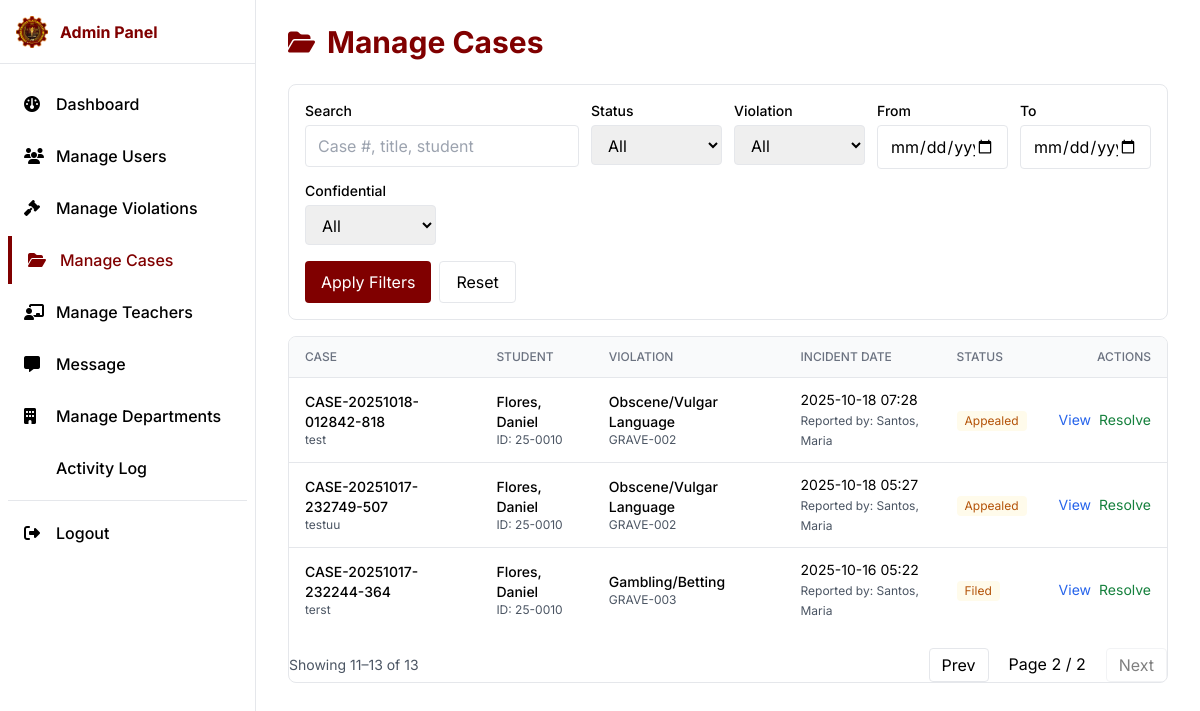
The app's page /pages/Admin/manage-cases.php?&page=2 with its own data.
### tables this page shows
CREATE TABLE `cases` (
  `id` bigint(20) UNSIGNED NOT NULL,
  `case_number` varchar(50) NOT NULL,
  `student_id` bigint(20) UNSIGNED NOT NULL,
  `reported_by_staff_id` bigint(20) UNSIGNED NOT NULL,
  `violation_type_id` int(10) UNSIGNED NOT NULL,
  `title` varchar(255) NOT NULL,
  `description` text DEFAULT NULL,
  `location` varchar(255) DEFAULT NULL,
  `incident_date` datetime NOT NULL,
  `status_id` tinyint(3) UNSIGNED NOT NULL DEFAULT 1,
  `resolution` text DEFAULT NULL,
  `resolution_date` datetime DEFAULT NULL,
  `is_confidential` tinyint(1) DEFAULT 0,
  `created_at` timestamp NOT NULL DEFAULT current_timestamp(),
  `updated_at` timestamp NULL DEFAULT NULL ON UPDATE current_timestamp()
);

CREATE TABLE `students` (
  `id` bigint(20) UNSIGNED NOT NULL,
  `student_number` varchar(20) NOT NULL,
  `user_id` bigint(20) UNSIGNED DEFAULT NULL,
  `first_name` varchar(100) NOT NULL,
  `middle_name` varchar(100) DEFAULT NULL,
  `last_name` varchar(100) NOT NULL,
  `suffix` varchar(20) DEFAULT NULL,
  `birthdate` date DEFAULT NULL,
  `address` text DEFAULT NULL,
  `class_id` bigint(20) UNSIGNED DEFAULT NULL,
  `course_id` bigint(20) UNSIGNED DEFAULT NULL,
  `created_at` timestamp NOT NULL DEFAULT current_timestamp(),
  `updated_at` timestamp NULL DEFAULT NULL ON UPDATE current_timestamp()
);

CREATE TABLE `violation_types` (
  `id` int(10) UNSIGNED NOT NULL,
  `category_id` tinyint(3) UNSIGNED NOT NULL,
  `code` varchar(30) NOT NULL,
  `name` varchar(150) NOT NULL,
  `description` text DEFAULT NULL,
  `points` int(11) DEFAULT 0,
  `created_at` timestamp NOT NULL DEFAULT current_timestamp()
);

CREATE TABLE `staff` (
  `id` bigint(20) UNSIGNED NOT NULL,
  `staff_number` varchar(30) DEFAULT NULL,
  `user_id` bigint(20) UNSIGNED DEFAULT NULL,
  `first_name` varchar(100) NOT NULL,
  `middle_name` varchar(100) DEFAULT NULL,
  `last_name` varchar(100) NOT NULL,
  `suffix` varchar(20) DEFAULT NULL,
  `department` varchar(100) DEFAULT NULL,
  `position` varchar(100) DEFAULT NULL,
  `created_at` timestamp NOT NULL DEFAULT current_timestamp(),
  `updated_at` timestamp NULL DEFAULT NULL ON UPDATE current_timestamp()
);

CREATE TABLE `case_status` (
  `id` tinyint(3) UNSIGNED NOT NULL,
  `name` varchar(50) NOT NULL,
  `description` varchar(255) DEFAULT NULL,
  `created_at` timestamp NOT NULL DEFAULT current_timestamp()
);

### pages/Admin/manage-cases.php (the view, shortened to what this page needs)
<?php
  require_once __DIR__ . '/../../database/database.php';
  $q = trim($_GET['q'] ?? '');
  $date_from = trim($_GET['date_from'] ?? '');
  $date_to = trim($_GET['date_to'] ?? '');
  $conf = isset($_GET['conf']) ? (int)$_GET['conf'] : -1;
  $page = max(1, (int)($_GET['page'] ?? 1));
  $pageSize = 10;
  $offset = ($page - 1) * $pageSize;
  $where = [];
  $params = [];
  $whereSql = $where ? ('WHERE ' . implode(' AND ', $where)) : '';
  $countSql = "SELECT COUNT(*)
               FROM cases c
               JOIN students s ON s.id = c.student_id
               JOIN violation_types vt ON vt.id = c.violation_type_id
               JOIN case_status st ON st.id = c.status_id
               LEFT JOIN staff rf ON rf.id = c.reported_by_staff_id
               $whereSql";
  $stmt = $pdo->prepare($countSql);
  $stmt->execute($params);
  $total = (int)$stmt->fetchColumn();
  $totalPages = max(1, (int)ceil($total / $pageSize));
  $sql = "SELECT
            c.id, c.case_number, c.title, c.description, c.location, c.incident_date,
            c.status_id, c.resolution, c.resolution_date, c.is_confidential,
            s.first_name AS s_fn, s.last_name AS s_ln, s.student_number,
            vt.code AS v_code, vt.name AS v_name,
            st.name AS status_name,
            rf.first_name AS r_fn, rf.last_name AS r_ln
          FROM cases c
          JOIN students s ON s.id = c.student_id
          JOIN violation_types vt ON vt.id = c.violation_type_id
          JOIN case_status st ON st.id = c.status_id
          LEFT JOIN staff rf ON rf.id = c.reported_by_staff_id
          $whereSql
          ORDER BY c.created_at DESC
          LIMIT $pageSize OFFSET $offset";
  $stmt = $pdo->prepare($sql);
  $stmt->execute($params);
  $cases = $stmt->fetchAll(PDO::FETCH_ASSOC);
?>
<?php $pageTitle = 'Manage Cases - SDMS'; include_once __DIR__ . '/../../components/admin-head.php'; ?>
<div class="min-h-screen md:pl-64">
  <?php include_once __DIR__ . '/../../components/admin-sidebar.php'; ?>
  <main class="px-4 md:px-8 py-6">
    <div class="max-w-7xl mx-auto">
      <div class="flex items-center gap-3 mb-6">
        <i class="fa-solid fa-folder-open text-primary text-2xl"></i>
        <h1 class="text-2xl md:text-3xl font-bold text-primary">Manage Cases</h1>
      </div>
      <form method="get" class="bg-white border border-gray-200 rounded-lg p-4 mb-4">
        <div class="grid grid-cols-1 md:grid-cols-6 gap-3">
          <div class="md:col-span-2">
            <label class="block text-sm font-medium mb-1">Search</label>
            <input type="text" name="q" value="<?php echo htmlspecialchars($q); ?>" placeholder="Case #, title, student" class="w-full border rounded px-3 py-2" />
          </div>
          <div>
            <label class="block text-sm font-medium mb-1">Status</label>
            <select name="status_id" class="w-full border rounded px-3 py-2">
              <option value="">All</option>
            </select>
          </div>
          <div class>
            <label class="block text-sm font-medium mb-1">Violation</label>
            <select name="violation_type_id" class="w-full border rounded px-3 py-2">
              <option value="">All</option>
            </select>
          </div>
          <div>
            <label class="block text-sm font-medium mb-1">From</label>
            <input type="date" name="date_from" value="<?php echo htmlspecialchars($date_from); ?>" class="w-full border rounded px-3 py-2" />
          </div>
          <div>
            <label class="block text-sm font-medium mb-1">To</label>
            <input type="date" name="date_to" value="<?php echo htmlspecialchars($date_to); ?>" class="w-full border rounded px-3 py-2" />
          </div>
          <div>
            <label class="block text-sm font-medium mb-1">Confidential</label>
            <select name="conf" class="w-full border rounded px-3 py-2">
              <option value="-1" <?php echo $conf===-1?'selected':''; ?>>All</option>
            </select>
          </div>
        </div>
        <div class="mt-4 flex gap-2">
          <button class="px-4 py-2 bg-primary text-white rounded">Apply Filters</button>
          <a href="manage-cases.php" class="px-4 py-2 border rounded">Reset</a>
        </div>
      </form>
      <div class="bg-white border border-gray-200 rounded-lg overflow-hidden">
        <div class="overflow-x-auto">
        <table class="min-w-full divide-y divide-gray-200">
          <thead class="bg-gray-50">
            <tr>
              <th class="px-4 py-3 text-left text-xs font-medium text-gray-500 uppercase">Case</th>
              <th class="px-4 py-3 text-left text-xs font-medium text-gray-500 uppercase">Student</th>
              <th class="px-4 py-3 text-left text-xs font-medium text-gray-500 uppercase">Violation</th>
              <th class="px-4 py-3 text-left text-xs font-medium text-gray-500 uppercase">Incident Date</th>
              <th class="px-4 py-3 text-left text-xs font-medium text-gray-500 uppercase">Status</th>
              <th class="px-4 py-3 text-right text-xs font-medium text-gray-500 uppercase">Actions</th>
            </tr>
          </thead>
          <tbody class="divide-y divide-gray-200">
            <?php if (!$cases): ?>
              <tr><td colspan="6" class="px-4 py-6 text-center text-gray-500">No cases found.</td></tr>
            <?php else: ?>
              <?php foreach ($cases as $c): $isResolved = ((int)$c['status_id'] === 4); ?>
              <tr class="hover:bg-gray-50">
                <td class="px-4 py-3 text-sm">
                  <div class="font-medium text-dark flex items-center gap-2">
                    <span><?php echo htmlspecialchars($c['case_number']); ?></span>
                  </div>
                  <div class="text-xs text-gray-600"><?php echo htmlspecialchars($c['title']); ?></div>
                </td>
                <td class="px-4 py-3 text-sm">
                  <div class="text-dark font-medium"><?php echo htmlspecialchars($c['s_ln'] . ', ' . $c['s_fn']); ?></div>
                  <div class="text-xs text-gray-600">ID: <?php echo htmlspecialchars($c['student_number']); ?></div>
                </td>
                <td class="px-4 py-3 text-sm">
                  <div class="text-dark font-medium"><?php echo htmlspecialchars($c['v_name']); ?></div>
                  <div class="text-xs text-gray-600"><?php echo htmlspecialchars($c['v_code']); ?></div>
                </td>
                <td class="px-4 py-3 text-sm">
                  <?php echo htmlspecialchars(date('Y-m-d H:i', strtotime($c['incident_date']))); ?><br>
                  <span class="text-xs text-gray-600">Reported by: <?php echo htmlspecialchars(trim(($c['r_ln'] ?? '') . ', ' . ($c['r_fn'] ?? '')) ?: '—'); ?></span>
                </td>
                <td class="px-4 py-3 text-sm">
                  <span class="inline-flex items-center px-2 py-0.5 rounded text-xs <?php echo $isResolved ? 'bg-green-50 text-green-700' : 'bg-amber-50 text-amber-700'; ?>">
                    <?php echo htmlspecialchars($c['status_name']); ?>
                  </span>
                </td>
                <td class="px-4 py-3 text-sm text-right">
                  <div class="inline-flex gap-2">
                    <button class="text-blue-600 hover:underline" onclick='openCaseDetails(<?php echo json_encode([
                      'id' => (int)$c['id'],
                      'case_number' => $c['case_number'],
                      'title' => $c['title'],
                      'student' => $c['s_ln'] . ', ' . $c['s_fn'],
                      'student_number' => $c['student_number'],
                      'violation' => $c['v_name'] . ' (' . $c['v_code'] . ')',
                      'incident_date' => date('Y-m-d H:i', strtotime($c['incident_date'])),
                      'location' => $c['location'],
                      'description' => $c['description'],
                      'status' => $c['status_name'],
                      'is_confidential' => (bool)$c['is_confidential'],
                      'reported_by' => trim(($c['r_ln'] ?? '') . ', ' . ($c['r_fn'] ?? '')) ?: '—',
                      'resolution' => $c['resolution'],
                      'resolution_date' => $c['resolution_date'] ? date('Y-m-d H:i', strtotime($c['resolution_date'])) : null
                    ], JSON_HEX_TAG|JSON_HEX_APOS|JSON_HEX_AMP|JSON_HEX_QUOT); ?>)'>View</button>
                    <?php if (!$isResolved): ?>
                      <button class="text-green-700 hover:underline" onclick='openResolveModal(<?php echo json_encode([
                        'id' => (int)$c['id'],
                        'case_number' => $c['case_number'],
                        'title' => $c['title']
                      ], JSON_HEX_TAG|JSON_HEX_APOS|JSON_HEX_AMP|JSON_HEX_QUOT); ?>)'>Resolve</button>
                    <?php else: ?>
                      <span class="text-gray-400">—</span>
                    <?php endif; ?>
                  </div>
                </td>
              </tr>
              <?php endforeach; ?>
            <?php endif; ?>
          </tbody>
        </table>
      </div>
      <div class="mt-4 flex items-center justify-between">
        <div class="text-sm text-gray-600">Showing
          <?php
            $from = $total ? ($offset + 1) : 0;
            $to = min($offset + $pageSize, $total);
            echo $from . '–' . $to . ' of ' . $total;
          ?>
        </div>
        <div class="flex gap-2">
          <?php
            $baseParams = $_GET; unset($baseParams['page']);
            $baseUrl = basename($_SERVER['PHP_SELF']) . '?' . http_build_query($baseParams);
          ?>
          <a class="px-3 py-1 border rounded <?php echo $page<=1?'pointer-events-none opacity-50':''; ?>" href="<?php echo $baseUrl . ($page>1 ? ('&page=' . ($page-1)) : ''); ?>">Prev</a>
          <span class="px-3 py-1">Page <?php echo $page; ?> / <?php echo $totalPages; ?></span>
          <a class="px-3 py-1 border rounded <?php echo $page>=$totalPages?'pointer-events-none opacity-50':''; ?>" href="<?php echo $baseUrl . ($page<$totalPages ? ('&page=' . ($page+1)) : ''); ?>">Next</a>
        </div>
      </div>
    </div>
  </main>
</div>
<?php include_once __DIR__ . '/../../components/admin-footer.php'; ?>

### css/brand-fallback.css (style rules this page uses)
:root { --brand-primary: #800000; --brand-secondary: #a52a2a; }
.text-primary { color: var(--brand-primary) !important; }
.bg-primary { background-color: var(--brand-primary) !important; }

### components/admin-head.php (style rules this page uses)
body { font-family: 'Inter', ui-sans-serif, system-ui, -apple-system, Segoe UI, Roboto, Helvetica, Arial, "Apple Color Emoji", "Segoe UI Emoji"; }

### records on screen
cases: case_number "CASE-20251018-012842-818", title "test", student.first_name "Flores, Daniel", student.student_number "25-0010", violation_type.name "Obscene/Vulgar Language", violation_type.code "GRAVE-002", incident_date "2025-10-18 07:28", reported_by_staff.first_name "Santos, Maria", status.name "Appealed"
cases: case_number "CASE-20251017-232749-507", title "testuu", student.first_name "Flores, Daniel", student.student_number "25-0010", violation_type.name "Obscene/Vulgar Language", violation_type.code "GRAVE-002", incident_date "2025-10-18 05:27", reported_by_staff.first_name "Santos, Maria", status.name "Appealed"
cases: case_number "CASE-20251017-232244-364", title "terst", student.first_name "Flores, Daniel", student.student_number "25-0010", violation_type.name "Gambling/Betting", violation_type.code "GRAVE-003", incident_date "2025-10-16 05:22", reported_by_staff.first_name "Santos, Maria", status.name "Filed"

### other values on screen
$from "11"
$to "13"
$total "13"
$page "2"
$totalPages "2"
